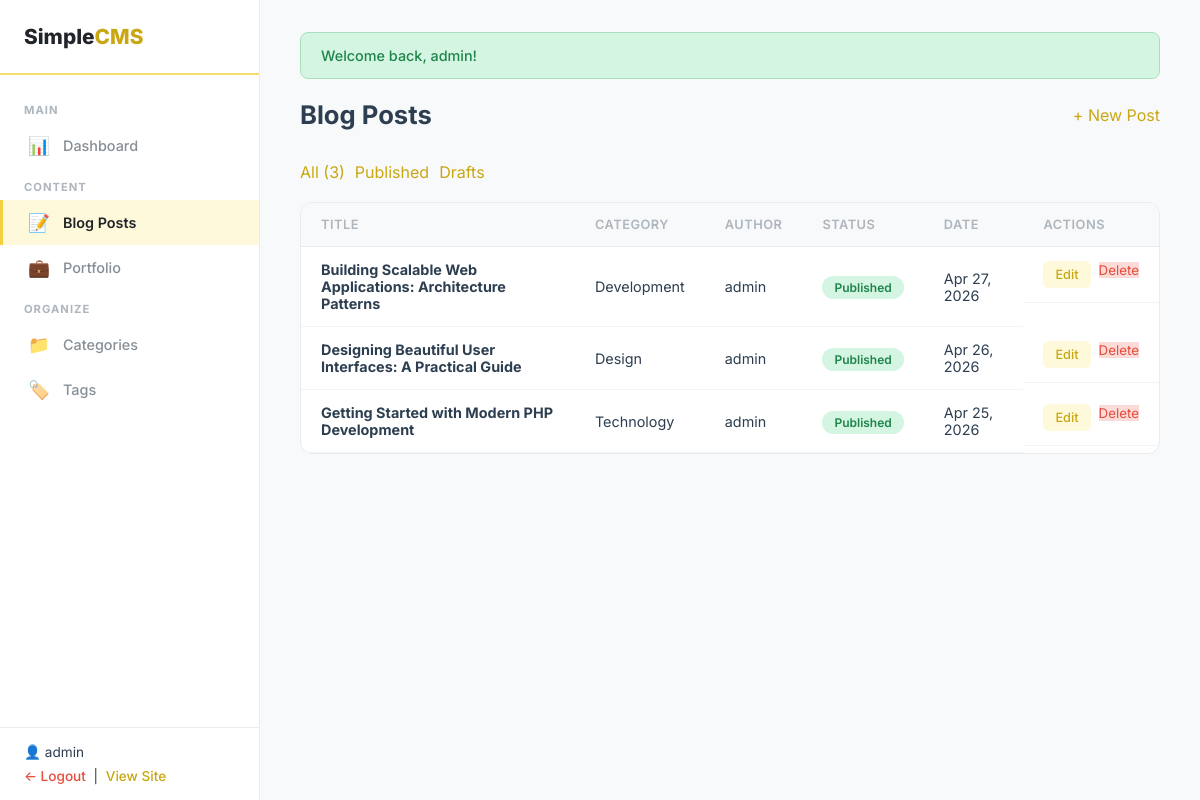
The page /admin/posts/index.php (signed in) on the database its author committed.
### tables this page shows
CREATE TABLE IF NOT EXISTS `users` (
    `id` INT UNSIGNED AUTO_INCREMENT PRIMARY KEY,
    `username` VARCHAR(50) NOT NULL UNIQUE,
    `password` VARCHAR(255) NOT NULL,
    `email` VARCHAR(100) NOT NULL UNIQUE,
    `created_at` DATETIME NOT NULL DEFAULT CURRENT_TIMESTAMP
);

CREATE TABLE IF NOT EXISTS `blog_posts` (
    `id` INT UNSIGNED AUTO_INCREMENT PRIMARY KEY,
    `title` VARCHAR(255) NOT NULL,
    `slug` VARCHAR(280) NOT NULL UNIQUE,
    `content` LONGTEXT NOT NULL,
    `excerpt` TEXT NULL,
    `featured_image` VARCHAR(255) NULL,
    `category_id` INT UNSIGNED NULL,
    `author_id` INT UNSIGNED NOT NULL,
    `status` ENUM('draft','published') NOT NULL DEFAULT 'draft',
    `created_at` DATETIME NOT NULL DEFAULT CURRENT_TIMESTAMP,
    `updated_at` DATETIME NOT NULL DEFAULT CURRENT_TIMESTAMP ON UPDATE CURRENT_TIMESTAMP,
    INDEX `idx_status` (`status`),
    INDEX `idx_category` (`category_id`),
    INDEX `idx_author` (`author_id`),
    INDEX `idx_created` (`created_at`),
    CONSTRAINT `fk_post_category` FOREIGN KEY (`category_id`) REFERENCES `categories`(`id`) ON DELETE SET NULL,
    CONSTRAINT `fk_post_author` FOREIGN KEY (`author_id`) REFERENCES `users`(`id`) ON DELETE CASCADE
);

CREATE TABLE IF NOT EXISTS `categories` (
    `id` INT UNSIGNED AUTO_INCREMENT PRIMARY KEY,
    `name` VARCHAR(100) NOT NULL,
    `slug` VARCHAR(120) NOT NULL UNIQUE
);

### includes/functions.php (called while the page is built, shortened)
<?php
function sanitize($str) {
    return htmlspecialchars($str, ENT_QUOTES, 'UTF-8');
}
function isLoggedIn() {
    return isset($_SESSION['user_id']);
}
function getCurrentUser($conn) {
    $stmt = mysqli_prepare($conn, "SELECT id, username, email FROM users WHERE id = ?");
    mysqli_stmt_bind_param($stmt, 'i', $_SESSION['user_id']);
    mysqli_stmt_execute($stmt);
    $result = mysqli_stmt_get_result($stmt);
    $user = mysqli_fetch_assoc($result);
    return $user;
}
function getPagination($total, $perPage, $currentPage) {
    $totalPages = max(1, ceil($total / $perPage));
    $currentPage = max(1, min($currentPage, $totalPages));
    $offset = ($currentPage - 1) * $perPage;
    return [
        'total' => $total,
        'per_page' => $perPage,
        'current_page' => $currentPage,
        'total_pages' => $totalPages,
        'offset' => $offset
    ];
}
function formatDate($date, $format = 'M j, Y') {
    return date($format, strtotime($date));
}
function getFlash() {
    if (isset($_SESSION['flash'])) {
        $flash = $_SESSION['flash'];
        return $flash;
    }
    return null;
}

### admin/posts/index.php (the view, shortened to what this page needs)
<?php
require_once __DIR__ . '/../includes/header.php';
$statusFilter = $_GET['status'] ?? '';
$where = '';
$params = [];
$types = '';
$countSql = "SELECT COUNT(*) as c FROM blog_posts bp $where";
if ($types) {
    $stmt = mysqli_prepare($conn, $countSql);
    mysqli_stmt_bind_param($stmt, $types, ...$params);
    mysqli_stmt_execute($stmt);
    $total = mysqli_fetch_assoc(mysqli_stmt_get_result($stmt))['c'];
    mysqli_stmt_close($stmt);
} else {
    $total = mysqli_fetch_assoc(mysqli_query($conn, $countSql))['c'];
}
$page = max(1, intval($_GET['page'] ?? 1));
$pagination = getPagination($total, 15, $page);
$sql = "SELECT bp.*, c.name as category_name, u.username as author_name
        FROM blog_posts bp
        LEFT JOIN categories c ON bp.category_id = c.id
        LEFT JOIN users u ON bp.author_id = u.id
        $where
        ORDER BY bp.created_at DESC
        LIMIT {$pagination['per_page']} OFFSET {$pagination['offset']}";
if ($types) {
    $stmt = mysqli_prepare($conn, $sql);
    mysqli_stmt_bind_param($stmt, $types, ...$params);
    mysqli_stmt_execute($stmt);
    $posts = mysqli_stmt_get_result($stmt);
} else {
    $posts = mysqli_query($conn, $sql);
}
?>
<div class="admin-topbar">
    <h1>Blog Posts</h1>
    <a href="<?= ADMIN_URL ?>/posts/create.php" class="btn btn-primary">+ New Post</a>
</div>
<div style="margin-bottom:20px;display:flex;gap:10px">
    <a href="<?= ADMIN_URL ?>/posts/" class="btn btn-sm <?= !$statusFilter ? 'btn-primary' : 'btn-outline' ?>">All (<?= $total ?>)</a>
    <a href="<?= ADMIN_URL ?>/posts/?status=published" class="btn btn-sm <?= $statusFilter === 'published' ? 'btn-primary' : 'btn-outline' ?>">Published</a>
    <a href="<?= ADMIN_URL ?>/posts/?status=draft" class="btn btn-sm <?= $statusFilter === 'draft' ? 'btn-primary' : 'btn-outline' ?>">Drafts</a>
</div>
<div class="admin-table-wrap">
    <table class="admin-table">
        <thead>
            <tr><th>Title</th><th>Category</th><th>Author</th><th>Status</th><th>Date</th><th>Actions</th></tr>
        </thead>
        <tbody>
        <?php while ($post = mysqli_fetch_assoc($posts)): ?>
        <tr>
            <td><strong><?= sanitize($post['title']) ?></strong></td>
            <td><span class="badge badge-lemon"><?= sanitize($post['category_name'] ?? 'None') ?></span></td>
            <td><?= sanitize($post['author_name']) ?></td>
            <td><span class="status-<?= $post['status'] ?>"><?= ucfirst($post['status']) ?></span></td>
            <td><?= formatDate($post['created_at']) ?></td>
            <td class="actions">
                <a href="<?= ADMIN_URL ?>/posts/edit.php?id=<?= $post['id'] ?>" class="edit-btn">Edit</a>
                <form method="POST" action="<?= ADMIN_URL ?>/posts/delete.php" class="confirm-delete" style="display:inline">
                    <button type="submit" class="del-btn" style="border:none;cursor:pointer;font-family:var(--font)">Delete</button>
                </form>
            </td>
        </tr>
        <?php endwhile; ?>
        </tbody>
    </table>
</div>
<?php require_once __DIR__ . '/../includes/footer.php'; ?>

### admin/includes/header.php (shortened to what this page needs)
<?php require_once __DIR__ . '/auth_check.php'; $currentUser = getCurrentUser($conn); ?>
<!DOCTYPE html>
<html lang="en">
<head>
    <link rel="stylesheet" href="<?= SITE_URL ?>/public/css/admin.css">
</head>
<body class="admin-body">
<aside class="admin-sidebar">
    <div class="sidebar-brand">Simple<span>CMS</span></div>
    <nav class="sidebar-nav">
        <div class="sidebar-section">Main</div>
        <a href="<?= ADMIN_URL ?>/index.php" class="<?= basename($_SERVER['PHP_SELF']) === 'index.php' && strpos($_SERVER['PHP_SELF'], '/admin/posts/') === false && strpos($_SERVER['PHP_SELF'], '/admin/portfolio/') === false ? 'active' : '' ?>">
            <span class="nav-icon">📊</span> Dashboard
        </a>
        <div class="sidebar-section">Content</div>
        <a href="<?= ADMIN_URL ?>/posts/" class="<?= strpos($_SERVER['PHP_SELF'], '/admin/posts/') !== false ? 'active' : '' ?>">
            <span class="nav-icon">📝</span> Blog Posts
        </a>
        <a href="<?= ADMIN_URL ?>/portfolio/" class="<?= strpos($_SERVER['PHP_SELF'], '/admin/portfolio/') !== false ? 'active' : '' ?>">
            <span class="nav-icon">💼</span> Portfolio
        </a>
        <div class="sidebar-section">Organize</div>
        <a href="<?= ADMIN_URL ?>/categories.php" class="<?= basename($_SERVER['PHP_SELF']) === 'categories.php' ? 'active' : '' ?>">
            <span class="nav-icon">📁</span> Categories
        </a>
        <a href="<?= ADMIN_URL ?>/tags.php" class="<?= basename($_SERVER['PHP_SELF']) === 'tags.php' ? 'active' : '' ?>">
            <span class="nav-icon">🏷️</span> Tags
        </a>
    </nav>
    <div class="sidebar-footer">
        <p style="margin-bottom:8px">👤 <?= sanitize($currentUser['username'] ?? 'Admin') ?></p>
        <a href="<?= ADMIN_URL ?>/logout.php">← Logout</a>
        &nbsp;|&nbsp;
        <a href="<?= SITE_URL ?>/" style="color:var(--gold)">View Site</a>
    </div>
</aside>
<main class="admin-main">
<?php $flash = getFlash(); if ($flash): ?>
    <div class="alert alert-<?= $flash['type'] ?>"><?= sanitize($flash['message']) ?></div>
<?php endif; ?>

### public/css/admin.css (style rules this page uses)
:root { --lemon: #F7DC6F; --lemon-light: #FFF9DB; --lemon-dark: #D4AC0D; --lemon-vivid: #F4D03F; --gold: #C9A712; --white: #FFFFFF; --off-white: #FAFAFA; --gray-50: #F8F9FA; --gray-100: #F1F3F5; --gray-200: #E9ECEF; --gray-300: #DEE2E6; --gray-400: #CED4DA; --gray-500: #ADB5BD; --gray-600: #868E96; --gray-700: #495057; --gray-800: #343A40; --gray-900: #212529; --text: #2C3E50; --text-light: #6C757D; --danger: #E74C3C; --success: #27AE60; --info: #3498DB; --shadow-sm: 0 1px 3px rgba(0,0,0,.06); --shadow: 0 4px 16px rgba(0,0,0,.08); --radius: 12px; --radius-sm: 8px; --transition: .25s cubic-bezier(.4,0,.2,1); --font: 'Inter', -apple-system, sans-serif; --sidebar-w: 260px; }
*, *::before, *::after { box-sizing: border-box; margin: 0; padding: 0; }
body.admin-body { font-family: var(--font); color: var(--text); background: var(--gray-50); display: flex; min-height: 100vh; -webkit-font-smoothing: antialiased; }
a { color: var(--gold); text-decoration: none; }
.admin-sidebar { width: var(--sidebar-w); background: var(--white); border-right: 1px solid var(--gray-200); position: fixed; top: 0; left: 0; bottom: 0; overflow-y: auto; display: flex; flex-direction: column; z-index: 100; }
.sidebar-brand { padding: 24px; font-size: 1.3rem; font-weight: 800; color: var(--gray-900); border-bottom: 2px solid var(--lemon); }
.sidebar-brand span { color: var(--gold); }
.sidebar-nav { flex: 1; padding: 16px 0; }
.sidebar-nav a { display: flex; align-items: center; gap: 12px; padding: 12px 24px; color: var(--gray-600); font-weight: 500; font-size: .9rem; transition: all var(--transition); border-left: 3px solid transparent; }
.sidebar-nav a.active { background: var(--lemon-light); color: var(--gray-900); border-left-color: var(--lemon-vivid); font-weight: 600; }
.sidebar-nav .nav-icon { font-size: 1.1rem; width: 24px; text-align: center; }
.sidebar-section { padding: 12px 24px 6px; font-size: .7rem; font-weight: 700; color: var(--gray-500); text-transform: uppercase; letter-spacing: 1px; }
.sidebar-footer { padding: 16px 24px; border-top: 1px solid var(--gray-200); font-size: .85rem; }
.sidebar-footer a { color: var(--danger); font-weight: 500; }
.admin-main { margin-left: var(--sidebar-w); flex: 1; padding: 32px 40px; min-height: 100vh; }
.admin-topbar { display: flex; justify-content: space-between; align-items: center; margin-bottom: 32px; }
.admin-topbar h1 { font-size: 1.6rem; font-weight: 700; }
.admin-table-wrap { background: var(--white); border-radius: var(--radius); border: 1px solid var(--gray-200); overflow: hidden; }
.admin-table { width: 100%; border-collapse: collapse; }
.admin-table th { text-align: left; padding: 14px 20px; font-size: .8rem; font-weight: 600; color: var(--gray-500); text-transform: uppercase; letter-spacing: .5px; background: var(--gray-50); border-bottom: 1px solid var(--gray-200); }
.admin-table td { padding: 14px 20px; border-bottom: 1px solid var(--gray-100); font-size: .9rem; vertical-align: middle; }
.admin-table .actions { display: flex; gap: 8px; }
.admin-table .actions a { padding: 6px 12px; border-radius: 6px; font-size: .8rem; font-weight: 500; }
.admin-table .actions .edit-btn { background: var(--lemon-light); color: var(--gold); }
.admin-table .actions .del-btn { background: #FADBD8; color: var(--danger); }
.status-published { background: #D5F5E3; color: #1E8449; padding: 4px 12px; border-radius: 20px; font-size: .75rem; font-weight: 600; }
.alert { padding: 14px 20px; border-radius: var(--radius-sm); margin-bottom: 20px; font-size: .9rem; font-weight: 500; animation: slideDown .3s ease; }
.alert-success { background: #D5F5E3; color: #1E8449; border: 1px solid #A9DFBF; }

### rows shown on the page
users: username "admin"
blog_posts: title "Building Scalable Web Applications: Architecture Patterns", category.name "Development", author.username "admin", status "Published", created_at "Apr 27, 2026"
blog_posts: title "Designing Beautiful User Interfaces: A Practical Guide", category.name "Design", author.username "admin", status "Published", created_at "Apr 26, 2026"
blog_posts: title "Getting Started with Modern PHP Development", category.name "Technology", author.username "admin", status "Published", created_at "Apr 25, 2026"

### other values the page prints
$flash['message'] "Welcome back, admin!"
$total "3"
